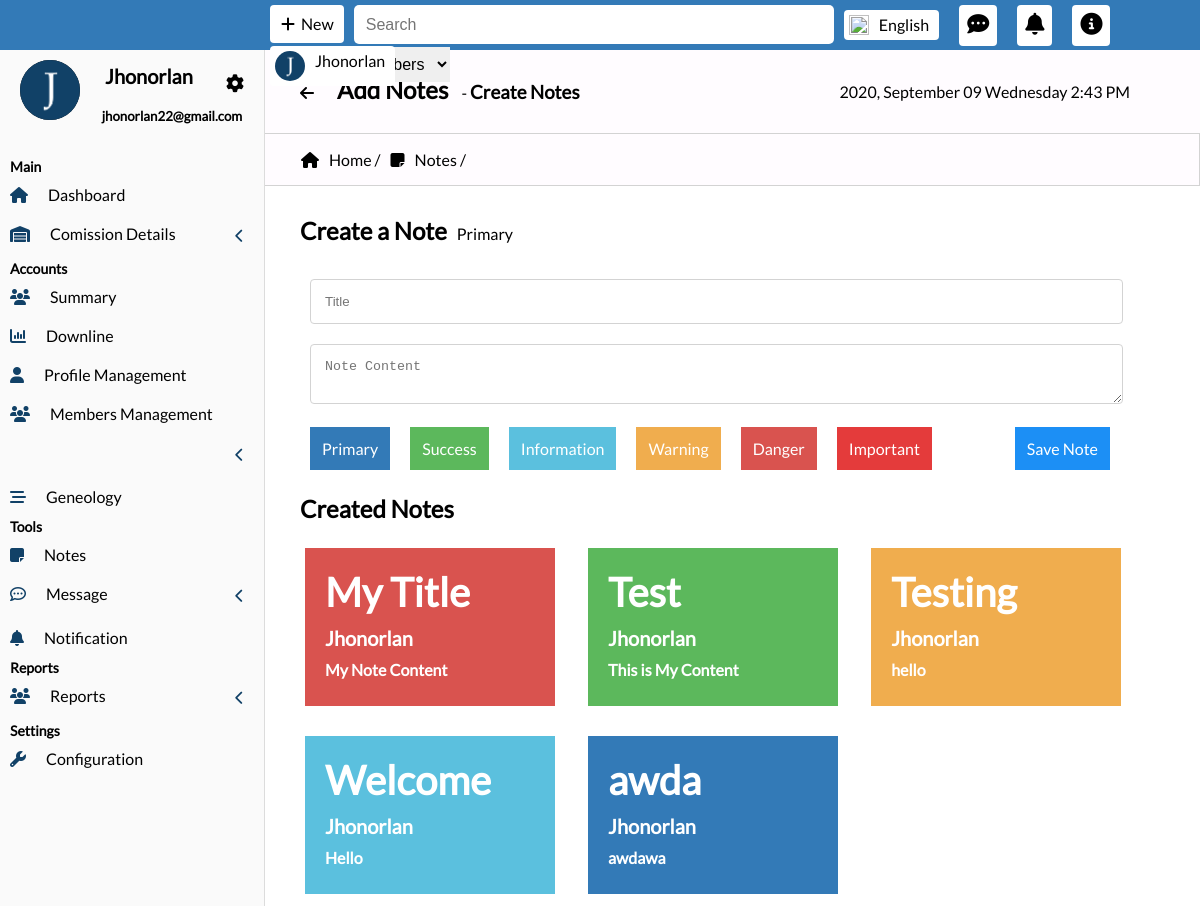
Screenshot of /notes.php (signed in) with the database file from the repository.
### tables this page shows
CREATE TABLE `notes` (
  `note_id` int(11) NOT NULL,
  `title` varchar(255) NOT NULL,
  `username` varchar(255) NOT NULL,
  `note_content` text NOT NULL,
  `state` varchar(255) NOT NULL,
  `date_inserted` varchar(255) NOT NULL,
  `timestamp` timestamp NOT NULL DEFAULT current_timestamp() ON UPDATE current_timestamp(),
  `dates` varchar(255) NOT NULL
);

### database.php (the view, shortened to what this page needs)
<?php
function get_date(){
	$date = date("Y, F d l g:i A");
	echo $date;
}
function fetch_notes($connect){
	$query = "SELECT * FROM notes ORDER BY date_inserted";
	$stmt = $connect->prepare($query);
	$stmt->execute();
	$result = $stmt->fetchall();
	foreach($result as $row){
		if($row['state'] == "Primary"){
			$background = "#337AB7";
		}else if($row['state'] == "Success"){
			$background = "#5CB85C";
		}else if($row['state'] == "Information"){
			$background = "#5BC0DE";
		}else if($row['state'] == "Warning"){
			$background = "#F0AD4E";
		}else if($row['state'] == "Danger"){
			$background = "#D9534F";
		}else if($row['state'] == "Important"){
			$background = "#E43B3B";
		}
		$output = '
		<div class="note-cards" style="background:'.$background.';"><h2>'.$row["title"].'</h2><h3>'.$row["username"].'</h3><h5>'.substr($row["note_content"], 0,20).'</h5></div>
		';
		echo $output;
	}
}
?>

### assets/css/admin.css (style rules this page uses)
body { margin: 0; font-family: lato, sans-serif; }
.container #header i,h2 { margin:10px; display: inline-block; cursor: pointer; }
.note-cards { min-width: 250px; background: #F8665A; display: inline-block; margin: 15px; user-select: none; text-align: left; cursor: pointer; }
.note-cards h2 { color: white; font-size: 40px; margin-left: 20px; margin-top: 20px; }
.note-cards h3 { color: white; font-size: 20px; margin-left: 20px; margin-top: 0px; }
.note-cards h5 { color: white; font-size: 16px; margin-left: 20px; margin-top: -10px; }

### rows the page displays
notes: title "My Title", username "Jhonorlan", note_content "My Note Content"
notes: title "Test", username "Jhonorlan", note_content "This is My Content"
notes: title "Testing", username "Jhonorlan", note_content "hello"
notes: title "Welcome", username "Jhonorlan", note_content "Hello"
notes: title "awda", username "Jhonorlan", note_content "awdawa"

### other values shown
$_SESSION['username'] "Jhonorlan"
$_SESSION['email'] "jhonorlan22@gmail.com"
